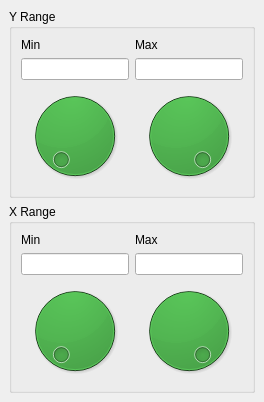
     <widget class="QWidget" name="rangeTab" >
      <attribute name="title" >
       <string>Range</string>
      </attribute>
      <layout class="QVBoxLayout" >
       <property name="spacing" >
        <number>6</number>
       </property>
       <property name="margin" >
        <number>9</number>
       </property>
       <item>
        <widget class="QGroupBox" name="yRangeBox" >
         <property name="title" >
          <string>Y Range</string>
         </property>
         <layout class="QGridLayout" >
          <property name="margin" >
           <number>9</number>
          </property>
          <property name="spacing" >
           <number>6</number>
          </property>
          <item row="0" column="1" >
           <widget class="QLabel" name="maxYLabel" >
            <property name="text" >
             <string>Max</string>
            </property>
           </widget>
          </item>
          <item row="0" column="0" >
           <widget class="QLabel" name="minYLabel" >
            <property name="text" >
             <string>Min</string>
            </property>
           </widget>
          </item>
          <item row="2" column="1" >
           <widget class="QDial" name="yMaxDial" >
            <property name="palette" >
             <palette>
              <active>
               <colorrole role="WindowText" >
                <brush brushstyle="SolidPattern" >
                 <color alpha="255" >
                  <red>0</red>
                  <green>0</green>
                  <blue>0</blue>
                 </color>
                </brush>
               </colorrole>
               <colorrole role="Button" >
                <brush brushstyle="SolidPattern" >
                 <color alpha="255" >
                  <red>0</red>
                  <green>170</green>
                  <blue>0</blue>
                 </color>
                </brush>
               </colorrole>
               <colorrole role="Dark" >
                <brush brushstyle="SolidPattern" >
                 <color alpha="255" >
                  <red>170</red>
                  <green>0</green>
                  <blue>0</blue>
                 </color>
                </brush>
               </colorrole>
               <colorrole role="Text" >
                <brush brushstyle="SolidPattern" >
                 <color alpha="255" >
                  <red>0</red>
                  <green>0</green>
                  <blue>0</blue>
                 </color>
                </brush>
               </colorrole>
               <colorrole role="ButtonText" >
                <brush brushstyle="SolidPattern" >
                 <color alpha="255" >
                  <red>0</red>
                  <green>0</green>
                  <blue>0</blue>
                 </color>
                </brush>
               </colorrole>
              </active>
              <inactive>
               <colorrole role="WindowText" >
                <brush brushstyle="SolidPattern" >
                 <color alpha="255" >
                  <red>0</red>
                  <green>0</green>
                  <blue>0</blue>
                 </color>
                </brush>
               </colorrole>
               <colorrole role="Button" >
                <brush brushstyle="SolidPattern" >
                 <color alpha="255" >
                  <red>0</red>
                  <green>170</green>
                  <blue>0</blue>
                 </color>
                </brush>
               </colorrole>
               <colorrole role="Dark" >
                <brush brushstyle="SolidPattern" >
                 <color alpha="255" >
                  <red>170</red>
                  <green>0</green>
                  <blue>0</blue>
                 </color>
                </brush>
               </colorrole>
               <colorrole role="Text" >
                <brush brushstyle="SolidPattern" >
                 <color alpha="255" >
                  <red>0</red>
                  <green>0</green>
                  <blue>0</blue>
                 </color>
                </brush>
               </colorrole>
               <colorrole role="ButtonText" >
                <brush brushstyle="SolidPattern" >
                 <color alpha="255" >
                  <red>0</red>
                  <green>0</green>
                  <blue>0</blue>
                 </color>
                </brush>
               </colorrole>
              </inactive>
              <disabled>
               <colorrole role="WindowText" >
                <brush brushstyle="SolidPattern" >
                 <color alpha="255" >
                  <red>170</red>
                  <green>0</green>
                  <blue>0</blue>
                 </color>
                </brush>
               </colorrole>
               <colorrole role="Button" >
                <brush brushstyle="SolidPattern" >
                 <color alpha="255" >
                  <red>0</red>
                  <green>170</green>
                  <blue>0</blue>
                 </color>
                </brush>
               </colorrole>
               <colorrole role="Dark" >
                <brush brushstyle="SolidPattern" >
                 <color alpha="255" >
                  <red>170</red>
                  <green>0</green>
                  <blue>0</blue>
                 </color>
                </brush>
               </colorrole>
               <colorrole role="Text" >
                <brush brushstyle="SolidPattern" >
                 <color alpha="255" >
                  <red>170</red>
                  <green>0</green>
                  <blue>0</blue>
                 </color>
                </brush>
               </colorrole>
               <colorrole role="ButtonText" >
                <brush brushstyle="SolidPattern" >
                 <color alpha="255" >
                  <red>170</red>
                  <green>0</green>
                  <blue>0</blue>
                 </color>
                </brush>
               </colorrole>
              </disabled>
             </palette>
            </property>
            <property name="toolTip" >
             <string>&lt;html>&lt;head>&lt;meta name="qrichtext" content="1" />&lt;style type="text/css">
p, li { white-space: pre-wrap; }
&lt;/style>&lt;/head>&lt;body style=" font-family:'Arial'; font-size:9pt; font-weight:400; font-style:normal; text-decoration:none;">
&lt;p style=" margin-top:0px; margin-bottom:0px; margin-left:0px; margin-right:0px; -qt-block-indent:0; text-indent:0px;">Y-range upper boundary smooth adjustment&lt;/p>&lt;/body>&lt;/html></string>
            </property>
            <property name="minimum" >
             <number>1</number>
            </property>
            <property name="value" >
             <number>99</number>
            </property>
            <property name="orientation" >
             <enum>Qt::Horizontal</enum>
            </property>
           </widget>
          </item>
          <item row="2" column="0" >
           <widget class="QDial" name="yMinDial" >
            <property name="palette" >
             <palette>
              <active>
               <colorrole role="WindowText" >
                <brush brushstyle="SolidPattern" >
                 <color alpha="255" >
                  <red>0</red>
                  <green>0</green>
                  <blue>0</blue>
                 </color>
                </brush>
               </colorrole>
               <colorrole role="Button" >
                <brush brushstyle="SolidPattern" >
                 <color alpha="255" >
                  <red>0</red>
                  <green>170</green>
                  <blue>0</blue>
                 </color>
                </brush>
               </colorrole>
               <colorrole role="Dark" >
                <brush brushstyle="SolidPattern" >
                 <color alpha="255" >
                  <red>170</red>
                  <green>0</green>
                  <blue>0</blue>
                 </color>
                </brush>
               </colorrole>
               <colorrole role="Text" >
                <brush brushstyle="SolidPattern" >
                 <color alpha="255" >
                  <red>0</red>
                  <green>0</green>
                  <blue>0</blue>
                 </color>
                </brush>
               </colorrole>
               <colorrole role="ButtonText" >
                <brush brushstyle="SolidPattern" >
                 <color alpha="255" >
                  <red>0</red>
                  <green>0</green>
                  <blue>0</blue>
                 </color>
                </brush>
               </colorrole>
              </active>
              <inactive>
               <colorrole role="WindowText" >
                <brush brushstyle="SolidPattern" >
                 <color alpha="255" >
                  <red>0</red>
                  <green>0</green>
                  <blue>0</blue>
                 </color>
                </brush>
               </colorrole>
               <colorrole role="Button" >
                <brush brushstyle="SolidPattern" >
                 <color alpha="255" >
                  <red>0</red>
                  <green>170</green>
                  <blue>0</blue>
                 </color>
                </brush>
               </colorrole>
               <colorrole role="Dark" >
                <brush brushstyle="SolidPattern" >
                 <color alpha="255" >
                  <red>170</red>
                  <green>0</green>
                  <blue>0</blue>
                 </color>
                </brush>
               </colorrole>
               <colorrole role="Text" >
                <brush brushstyle="SolidPattern" >
                 <color alpha="255" >
                  <red>0</red>
                  <green>0</green>
                  <blue>0</blue>
                 </color>
                </brush>
               </colorrole>
               <colorrole role="ButtonText" >
                <brush brushstyle="SolidPattern" >
                 <color alpha="255" >
                  <red>0</red>
                  <green>0</green>
                  <blue>0</blue>
                 </color>
                </brush>
               </colorrole>
              </inactive>
              <disabled>
               <colorrole role="WindowText" >
                <brush brushstyle="SolidPattern" >
                 <color alpha="255" >
                  <red>170</red>
                  <green>0</green>
                  <blue>0</blue>
                 </color>
                </brush>
               </colorrole>
               <colorrole role="Button" >
                <brush brushstyle="SolidPattern" >
                 <color alpha="255" >
                  <red>0</red>
                  <green>170</green>
                  <blue>0</blue>
                 </color>
                </brush>
               </colorrole>
               <colorrole role="Dark" >
                <brush brushstyle="SolidPattern" >
                 <color alpha="255" >
                  <red>170</red>
                  <green>0</green>
                  <blue>0</blue>
                 </color>
                </brush>
               </colorrole>
               <colorrole role="Text" >
                <brush brushstyle="SolidPattern" >
                 <color alpha="255" >
                  <red>170</red>
                  <green>0</green>
                  <blue>0</blue>
                 </color>
                </brush>
               </colorrole>
               <colorrole role="ButtonText" >
                <brush brushstyle="SolidPattern" >
                 <color alpha="255" >
                  <red>170</red>
                  <green>0</green>
                  <blue>0</blue>
                 </color>
                </brush>
               </colorrole>
              </disabled>
             </palette>
            </property>
            <property name="toolTip" >
             <string>&lt;html>&lt;head>&lt;meta name="qrichtext" content="1" />&lt;style type="text/css">
p, li { white-space: pre-wrap; }
&lt;/style>&lt;/head>&lt;body style=" font-family:'Arial'; font-size:9pt; font-weight:400; font-style:normal; text-decoration:none;">
&lt;p style=" margin-top:0px; margin-bottom:0px; margin-left:0px; margin-right:0px; -qt-block-indent:0; text-indent:0px;">Y-range lower boundary smooth adjustment&lt;/p>&lt;/body>&lt;/html></string>
            </property>
            <property name="maximum" >
             <number>98</number>
            </property>
            <property name="orientation" >
             <enum>Qt::Horizontal</enum>
            </property>
           </widget>
          </item>
          <item row="1" column="1" >
           <widget class="QLineEdit" name="yMaxBox" >
            <property name="toolTip" >
             <string>&lt;html>&lt;head>&lt;meta name="qrichtext" content="1" />&lt;style type="text/css">
p, li { white-space: pre-wrap; }
&lt;/style>&lt;/head>&lt;body style=" font-family:'Arial'; font-size:9pt; font-weight:400; font-style:normal; text-decoration:none;">
&lt;p style=" margin-top:0px; margin-bottom:0px; margin-left:0px; margin-right:0px; -qt-block-indent:0; text-indent:0px;">Upper boundary of the y-range&lt;/p>&lt;/body>&lt;/html></string>
            </property>
           </widget>
          </item>
          <item row="1" column="0" >
           <widget class="QLineEdit" name="yMinBox" >
            <property name="toolTip" >
             <string>&lt;html>&lt;head>&lt;meta name="qrichtext" content="1" />&lt;style type="text/css">
p, li { white-space: pre-wrap; }
&lt;/style>&lt;/head>&lt;body style=" font-family:'Arial'; font-size:9pt; font-weight:400; font-style:normal; text-decoration:none;">
&lt;p style=" margin-top:0px; margin-bottom:0px; margin-left:0px; margin-right:0px; -qt-block-indent:0; text-indent:0px;">Lower boundary of the y-range&lt;/p>&lt;/body>&lt;/html></string>
            </property>
           </widget>
          </item>
         </layout>
        </widget>
       </item>
       <item>
        <widget class="QGroupBox" name="xRangeBox" >
         <property name="title" >
          <string>X Range</string>
         </property>
         <layout class="QGridLayout" >
          <property name="margin" >
           <number>9</number>
          </property>
          <property name="spacing" >
           <number>6</number>
          </property>
          <item row="0" column="1" >
           <widget class="QLabel" name="maxXLabel" >
            <property name="text" >
             <string>Max</string>
            </property>
           </widget>
          </item>
          <item row="0" column="0" >
           <widget class="QLabel" name="minXLabel" >
            <property name="text" >
             <string>Min</string>
            </property>
           </widget>
          </item>
          <item row="2" column="1" >
           <widget class="QDial" name="xMaxDial" >
            <property name="palette" >
             <palette>
              <active>
               <colorrole role="WindowText" >
                <brush brushstyle="SolidPattern" >
                 <color alpha="255" >
                  <red>0</red>
                  <green>0</green>
                  <blue>0</blue>
                 </color>
                </brush>
               </colorrole>
               <colorrole role="Button" >
                <brush brushstyle="SolidPattern" >
                 <color alpha="255" >
                  <red>0</red>
                  <green>170</green>
                  <blue>0</blue>
                 </color>
                </brush>
               </colorrole>
               <colorrole role="Dark" >
                <brush brushstyle="SolidPattern" >
                 <color alpha="255" >
                  <red>170</red>
                  <green>0</green>
                  <blue>0</blue>
                 </color>
                </brush>
               </colorrole>
               <colorrole role="Text" >
                <brush brushstyle="SolidPattern" >
                 <color alpha="255" >
                  <red>0</red>
                  <green>0</green>
                  <blue>0</blue>
                 </color>
                </brush>
               </colorrole>
               <colorrole role="ButtonText" >
                <brush brushstyle="SolidPattern" >
                 <color alpha="255" >
                  <red>0</red>
                  <green>0</green>
                  <blue>0</blue>
                 </color>
                </brush>
               </colorrole>
              </active>
              <inactive>
               <colorrole role="WindowText" >
                <brush brushstyle="SolidPattern" >
                 <color alpha="255" >
                  <red>0</red>
                  <green>0</green>
                  <blue>0</blue>
                 </color>
                </brush>
               </colorrole>
               <colorrole role="Button" >
                <brush brushstyle="SolidPattern" >
                 <color alpha="255" >
                  <red>0</red>
                  <green>170</green>
                  <blue>0</blue>
                 </color>
                </brush>
               </colorrole>
               <colorrole role="Dark" >
                <brush brushstyle="SolidPattern" >
                 <color alpha="255" >
                  <red>170</red>
                  <green>0</green>
                  <blue>0</blue>
                 </color>
                </brush>
               </colorrole>
               <colorrole role="Text" >
                <brush brushstyle="SolidPattern" >
                 <color alpha="255" >
                  <red>0</red>
                  <green>0</green>
                  <blue>0</blue>
                 </color>
                </brush>
               </colorrole>
               <colorrole role="ButtonText" >
                <brush brushstyle="SolidPattern" >
                 <color alpha="255" >
                  <red>0</red>
                  <green>0</green>
                  <blue>0</blue>
                 </color>
                </brush>
               </colorrole>
              </inactive>
              <disabled>
               <colorrole role="WindowText" >
                <brush brushstyle="SolidPattern" >
                 <color alpha="255" >
                  <red>170</red>
                  <green>0</green>
                  <blue>0</blue>
                 </color>
                </brush>
               </colorrole>
               <colorrole role="Button" >
                <brush brushstyle="SolidPattern" >
                 <color alpha="255" >
                  <red>0</red>
                  <green>170</green>
                  <blue>0</blue>
                 </color>
                </brush>
               </colorrole>
               <colorrole role="Dark" >
                <brush brushstyle="SolidPattern" >
                 <color alpha="255" >
                  <red>170</red>
                  <green>0</green>
                  <blue>0</blue>
                 </color>
                </brush>
               </colorrole>
               <colorrole role="Text" >
                <brush brushstyle="SolidPattern" >
                 <color alpha="255" >
                  <red>170</red>
                  <green>0</green>
                  <blue>0</blue>
                 </color>
                </brush>
               </colorrole>
               <colorrole role="ButtonText" >
                <brush brushstyle="SolidPattern" >
                 <color alpha="255" >
                  <red>170</red>
                  <green>0</green>
                  <blue>0</blue>
                 </color>
                </brush>
               </colorrole>
              </disabled>
             </palette>
            </property>
            <property name="toolTip" >
             <string>&lt;html>&lt;head>&lt;meta name="qrichtext" content="1" />&lt;style type="text/css">
p, li { white-space: pre-wrap; }
&lt;/style>&lt;/head>&lt;body style=" font-family:'Arial'; font-size:9pt; font-weight:400; font-style:normal; text-decoration:none;">
&lt;p style=" margin-top:0px; margin-bottom:0px; margin-left:0px; margin-right:0px; -qt-block-indent:0; text-indent:0px;">X-range upper boundary smooth adjustment&lt;/p>&lt;/body>&lt;/html></string>
            </property>
            <property name="minimum" >
             <number>1</number>
            </property>
            <property name="value" >
             <number>99</number>
            </property>
            <property name="orientation" >
             <enum>Qt::Horizontal</enum>
            </property>
           </widget>
          </item>
          <item row="2" column="0" >
           <widget class="QDial" name="xMinDial" >
            <property name="palette" >
             <palette>
              <active>
               <colorrole role="WindowText" >
                <brush brushstyle="SolidPattern" >
                 <color alpha="255" >
                  <red>0</red>
                  <green>0</green>
                  <blue>0</blue>
                 </color>
                </brush>
               </colorrole>
               <colorrole role="Button" >
                <brush brushstyle="SolidPattern" >
                 <color alpha="255" >
                  <red>0</red>
                  <green>170</green>
                  <blue>0</blue>
                 </color>
                </brush>
               </colorrole>
               <colorrole role="Dark" >
                <brush brushstyle="SolidPattern" >
                 <color alpha="255" >
                  <red>170</red>
                  <green>0</green>
                  <blue>0</blue>
                 </color>
                </brush>
               </colorrole>
               <colorrole role="Text" >
                <brush brushstyle="SolidPattern" >
                 <color alpha="255" >
                  <red>0</red>
                  <green>0</green>
                  <blue>0</blue>
                 </color>
                </brush>
               </colorrole>
               <colorrole role="ButtonText" >
                <brush brushstyle="SolidPattern" >
                 <color alpha="255" >
                  <red>0</red>
                  <green>0</green>
                  <blue>0</blue>
                 </color>
                </brush>
               </colorrole>
              </active>
              <inactive>
               <colorrole role="WindowText" >
                <brush brushstyle="SolidPattern" >
                 <color alpha="255" >
                  <red>0</red>
                  <green>0</green>
                  <blue>0</blue>
                 </color>
                </brush>
               </colorrole>
               <colorrole role="Button" >
                <brush brushstyle="SolidPattern" >
                 <color alpha="255" >
                  <red>0</red>
                  <green>170</green>
                  <blue>0</blue>
                 </color>
                </brush>
               </colorrole>
               <colorrole role="Dark" >
                <brush brushstyle="SolidPattern" >
                 <color alpha="255" >
                  <red>170</red>
                  <green>0</green>
                  <blue>0</blue>
                 </color>
                </brush>
               </colorrole>
               <colorrole role="Text" >
                <brush brushstyle="SolidPattern" >
                 <color alpha="255" >
                  <red>0</red>
                  <green>0</green>
                  <blue>0</blue>
                 </color>
                </brush>
               </colorrole>
               <colorrole role="ButtonText" >
                <brush brushstyle="SolidPattern" >
                 <color alpha="255" >
                  <red>0</red>
                  <green>0</green>
                  <blue>0</blue>
                 </color>
                </brush>
               </colorrole>
              </inactive>
              <disabled>
               <colorrole role="WindowText" >
                <brush brushstyle="SolidPattern" >
                 <color alpha="255" >
                  <red>170</red>
                  <green>0</green>
                  <blue>0</blue>
                 </color>
                </brush>
               </colorrole>
               <colorrole role="Button" >
                <brush brushstyle="SolidPattern" >
                 <color alpha="255" >
                  <red>0</red>
                  <green>170</green>
                  <blue>0</blue>
                 </color>
                </brush>
               </colorrole>
               <colorrole role="Dark" >
                <brush brushstyle="SolidPattern" >
                 <color alpha="255" >
                  <red>170</red>
                  <green>0</green>
                  <blue>0</blue>
                 </color>
                </brush>
               </colorrole>
               <colorrole role="Text" >
                <brush brushstyle="SolidPattern" >
                 <color alpha="255" >
                  <red>170</red>
                  <green>0</green>
                  <blue>0</blue>
                 </color>
                </brush>
               </colorrole>
               <colorrole role="ButtonText" >
                <brush brushstyle="SolidPattern" >
                 <color alpha="255" >
                  <red>170</red>
                  <green>0</green>
                  <blue>0</blue>
                 </color>
                </brush>
               </colorrole>
              </disabled>
             </palette>
            </property>
            <property name="toolTip" >
             <string>&lt;html>&lt;head>&lt;meta name="qrichtext" content="1" />&lt;style type="text/css">
p, li { white-space: pre-wrap; }
&lt;/style>&lt;/head>&lt;body style=" font-family:'Arial'; font-size:9pt; font-weight:400; font-style:normal; text-decoration:none;">
&lt;p style=" margin-top:0px; margin-bottom:0px; margin-left:0px; margin-right:0px; -qt-block-indent:0; text-indent:0px;">X-range lower boundary smooth adjustment&lt;/p>&lt;/body>&lt;/html></string>
            </property>
            <property name="maximum" >
             <number>98</number>
            </property>
            <property name="orientation" >
             <enum>Qt::Horizontal</enum>
            </property>
           </widget>
          </item>
          <item row="1" column="1" >
           <widget class="QLineEdit" name="xMaxBox" >
            <property name="toolTip" >
             <string>&lt;html>&lt;head>&lt;meta name="qrichtext" content="1" />&lt;style type="text/css">
p, li { white-space: pre-wrap; }
&lt;/style>&lt;/head>&lt;body style=" font-family:'Arial'; font-size:9pt; font-weight:400; font-style:normal; text-decoration:none;">
&lt;p style=" margin-top:0px; margin-bottom:0px; margin-left:0px; margin-right:0px; -qt-block-indent:0; text-indent:0px;">Upper boundary of the x-range&lt;/p>&lt;/body>&lt;/html></string>
            </property>
           </widget>
          </item>
          <item row="1" column="0" >
           <widget class="QLineEdit" name="xMinBox" >
            <property name="toolTip" >
             <string>&lt;html>&lt;head>&lt;meta name="qrichtext" content="1" />&lt;style type="text/css">
p, li { white-space: pre-wrap; }
&lt;/style>&lt;/head>&lt;body style=" font-family:'Arial'; font-size:9pt; font-weight:400; font-style:normal; text-decoration:none;">
&lt;p style=" margin-top:0px; margin-bottom:0px; margin-left:0px; margin-right:0px; -qt-block-indent:0; text-indent:0px;">Lower boundary of the x-range&lt;/p>&lt;/body>&lt;/html></string>
            </property>
           </widget>
          </item>
         </layout>
        </widget>
       </item>
      </layout>
     </widget>
